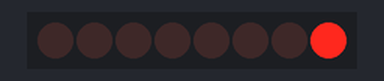
Recording of a sketch running on a simulated Arduino Uno, built with avr-gcc and run on an emulated ATmega328P. Shown: 8 shift-register outputs drawn as a row of LEDs (first output left, lit = HIGH). Wiring (inferred from the names in the program): shift register (74HC595): data pin 12; shift clock pin 9; latch pin 11. Wiring (inferred from the signals the program sends): row of LEDs: on Q0, Q1, Q2, Q3, Q4, Q5, Q6, Q7.

Above: at 0.05 s.
At 12.86 s:
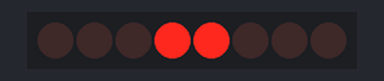
At 16.01 s:
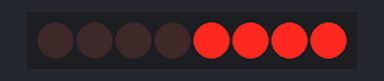
At 20.36 s:
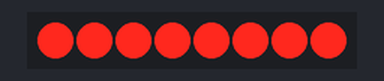
At 28.4 s:
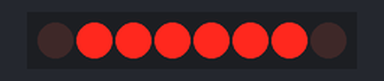
At 34.4 s:
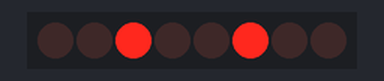
Timing chart, 0 to 40.0 s (numbered marks = the images above):
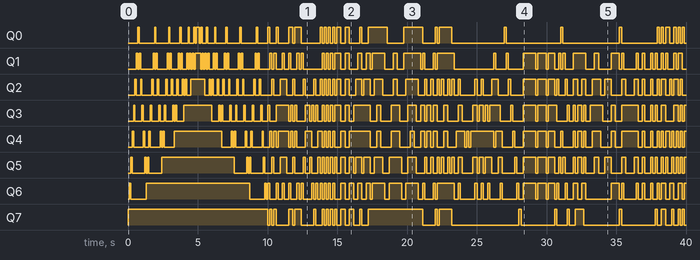

Measured:
- by itself, Q0: LOW → HIGH at 0.70 s, → LOW 0.10 s later, → HIGH 1.1 s later, → LOW 0.10 s later, … (74 changes in this stretch)
- by itself, Q1: LOW → HIGH at 0.60 s, → LOW 0.10 s later, → HIGH 0.10 s later, → LOW 0.10 s later, … (122 changes in this stretch)
- by itself, Q2: LOW → HIGH at 0.50 s, → LOW 0.10 s later, → HIGH 0.30 s later, → LOW 0.10 s later, … (128 changes in this stretch)
- by itself, Q3: LOW → HIGH at 0.40 s, → LOW 0.10 s later, → HIGH 0.50 s later, → LOW 0.10 s later, … (115 changes in this stretch)
- by itself, Q4: LOW → HIGH at 0.30 s, → LOW 0.10 s later, → HIGH 0.70 s later, → LOW 0.10 s later, … (107 changes in this stretch)
- by itself, Q5: LOW → HIGH at 0.20 s, → LOW 0.10 s later, → HIGH 0.90 s later, → LOW 0.10 s later, … (113 changes in this stretch)
- by itself, Q6: LOW → HIGH at 0.10 s, → LOW 0.10 s later, → HIGH 1.1 s later, → LOW 7.4 s later, … (95 changes in this stretch)
- by itself, Q7: LOW → HIGH at 0.00 s, → LOW 10.0 s later, → HIGH 0.15 s later, → LOW 0.15 s later, … (52 changes in this stretch)

The sketch:

Complex_led_pattern_by_gpt.ino
```cpp
int latchPin = 11;
int clockPin = 9;
int dataPin = 12;

void setup() {
  Serial.begin(9600);
  pinMode(latchPin, OUTPUT);
  pinMode(dataPin, OUTPUT);
  pinMode(clockPin, OUTPUT);
}

void loop() {
byte patterns[] = {
  0x01, 0x03, 0x05, 0x09,
  0x11, 0x21, 0x41, 0x81,
  0x41, 0x21, 0x11, 0x09,
  0x05, 0x03, 0x07, 0x0B,
  0x13, 0x23, 0x43, 0x83,
  0x43, 0x23, 0x13, 0x0B,
  0x07, 0x0F, 0x17, 0x27,
  0x47, 0x87, 0x47, 0x27,
  0x17, 0x0F, 0x1F, 0x2F,
  0x4F, 0x8F, 0x4F, 0x2F,
  0x1F, 0x3F, 0x5F, 0x9F,
  0x5F, 0x3F, 0x7F, 0xBF,
  0x7F, 0xFF,
  0x92, 0x49, 0x24, 0x49, 0x92, // Diamond
  0x18, 0x3C, 0x7E, 0x3C, 0x18, // Hourglass
  0xC3, 0x99, 0x24, 0x99, 0xC3, // X-shape
  0x81, 0x42, 0x24, 0x18, 0x18, // Arrow
  0x0C, 0x12, 0x21, 0x12, 0x0C, // Cross
  0xAA, 0x55, 0xAA, 0x55, 0xAA, 0x55, 0xAA, 0x55, // Checkerboard
  0xF0, 0xF0, 0x0F, 0x0F, 0xF0, 0xF0, 0x0F, 0x0F, // Diagonal split
  0x18, 0x3C, 0x7E, 0xFF, 0x18, 0x3C, 0x7E, 0xFF, // Gradual brightness
  0x81, 0xC3, 0xE7, 0xFF, 0xFF, 0xE7, 0xC3, 0x81, // Alternating brightness
  0x01, 0x07, 0x1F, 0x7F, 0x7F, 0x1F, 0x07, 0x01, // Expanding and contracting
  0xC1, 0xE3, 0xF7, 0xFF, 0xFF, 0xF7, 0xE3, 0xC1, // Alternating colors
  0x99, 0x5A, 0x24, 0x18, 0x18, 0x24, 0x5A, 0x99, // Custom pattern 1
  0x66, 0xC3, 0xE7, 0xDB, 0xDB, 0xE7, 0xC3, 0x66, // Custom pattern 2
  0x00, 0x08, 0x3E, 0x1C, 0x08, 0x00, 0x08, 0x00, // Arrow blinking
  0x08, 0x1C, 0x3E, 0x08, 0x1C, 0x3E, 0x08, 0x1C,  // Alternating arrows
  0x0E, 0x1C, 0x38, 0x70, 0x38, 0x1C, 0x0E, 0x00, // Triangle growing and shrinking
  0x80, 0x40, 0x20, 0x10, 0x08, 0x04, 0x02, 0x01, // Chase effect
  0x00, 0x7E, 0x7E, 0x7E, 0x7E, 0x7E, 0x7E, 0x00, // Middle bar
  0x7E, 0x7E, 0x7E, 0x7E, 0x00, 0x7E, 0x7E, 0x7E, // Cross expand and contract
  0x11, 0x22, 0x44, 0x88, 0x44, 0x22, 0x11, 0x00, // Diagonal waves
  0x00, 0x7E, 0x63, 0x5D, 0x5D, 0x63, 0x7E, 0x00, // Custom pattern 3
  0x00, 0x10, 0x38, 0x7C, 0x7C, 0x38, 0x10, 0x00, // Hourglass blinking
  0x24, 0x24, 0x24, 0x5A, 0x5A, 0x42, 0x42, 0x81, // Custom pattern 4
  0x7E, 0x3C, 0x18, 0x18, 0x18, 0x18, 0x3C, 0x7E, // Inverse triangle growing and shrinking
  0x00, 0x00, 0x7E, 0x00, 0x00, 0x00, 0x7E, 0x00,  // Vertical bar
  0x55, 0xAA, 0x00, 0xFF, 0x33, 0xCC, 0x88, 0x22, // Random pattern 1
  0x0F, 0xF0, 0x3C, 0xC3, 0x7E, 0x81, 0x1E, 0xE1, // Random pattern 2
  0x9A, 0x75, 0x56, 0x69, 0x34, 0x4B, 0xA8, 0xD7, // Random pattern 3
  0xC6, 0x12, 0xA5, 0x3F, 0x78, 0xE9, 0x5C, 0xAB, // Random pattern 4
  0x6D, 0x1A, 0x47, 0x8C, 0x3B, 0x9E, 0x54, 0xF1, // Random pattern 5
  0x2A, 0x57, 0x8C, 0x1F, 0x6B, 0xE4, 0x3D, 0x90, // Random pattern 6
  0x77, 0xAA, 0x88, 0x11, 0x44, 0x99, 0x22, 0xEE, // Random pattern 7
  0xB4, 0xD3, 0x6F, 0x1C, 0x87, 0xE2, 0x9A, 0x56, // Random pattern 8
  0x98, 0x35, 0x7A, 0xBD, 0x61, 0xEC, 0x4F, 0xA2, // Random pattern 9
  0xDB, 0x26, 0x5C, 0x91, 0x38, 0x74, 0xE9, 0x1A,  // Random pattern 10
  0x01, 0x02, 0x04, 0x08, 0x10, 0x20, 0x40, 0x80, // Pattern 1
  0x0F, 0x1E, 0x3C, 0x78, 0xF0, 0xE1, 0xC3, 0x87, // Pattern 2
  0x55, 0xAA, 0x55, 0xAA, 0x55, 0xAA, 0x55, 0xAA, // Pattern 3
  0x07, 0x0F, 0x1F, 0x3F, 0x7F, 0xFF, 0xFF, 0xFF, // Pattern 4
  0xC0, 0x30, 0x0C, 0x03, 0x0C, 0x30, 0xC0, 0x03, // Pattern 5
  0xFE, 0xFD, 0xFB, 0xF7, 0xEF, 0xDF, 0xBF, 0x7F, // Pattern 6
  0x10, 0x28, 0x44, 0x82, 0x82, 0x44, 0x28, 0x10, // Pattern 7
  0x3E, 0x5D, 0x7E, 0x7E, 0x7E, 0x5d, 0x3E, 0x00, // Pattern 8
  0x00, 0x08, 0x1C, 0x3E, 0x3E, 0x1C, 0x08, 0x00, // Pattern 9
  0x81, 0x42, 0x24, 0x18, 0x18, 0x24, 0x42, 0x81, // Pattern 10
  0x06, 0x0C, 0x18, 0x30, 0x18, 0x0C, 0x06, 0x00, // Pattern 11
  0xFF, 0x00, 0xFF, 0x00, 0xFF, 0x00, 0xFF, 0x00, // Pattern 12
  0x22, 0x55, 0xAA, 0x55, 0x22, 0x55, 0xAA, 0x55, // Pattern 13
  0x88, 0x44, 0x22, 0x11, 0x22, 0x44, 0x88, 0x00, // Pattern 14
  0x11, 0x22, 0x44, 0x88, 0x44, 0x22, 0x11, 0x00, // Pattern 15
  0x81, 0xC3, 0xE7, 0xFF, 0xFF, 0xE7, 0xC3, 0x81, // Pattern 16
  0x00, 0x7E, 0x63, 0x5D, 0x5D, 0x63, 0x7E, 0x00, // Pattern 17
  0x00, 0x10, 0x38, 0x7C, 0x7C, 0x38, 0x10, 0x00, // Pattern 18
  0x7E, 0x3C, 0x18, 0x18, 0x18, 0x18, 0x3C, 0x7E, // Pattern 19
  0x00, 0x00, 0x7E, 0x00, 0x00, 0x00, 0x7E, 0x00  // Pattern 20
  };

  // Loop through the first pattern going forwards
  for (int i = 0; i < 50; i++) {
    digitalWrite(latchPin, LOW);
    shiftOut(dataPin, clockPin, LSBFIRST, patterns[i]);
    digitalWrite(latchPin, HIGH);

    delay(100); // Adjust speed for better visibility
  }

  // Loop through the first pattern going backwards
  for (int i = 49; i >= 0; i--) {
    digitalWrite(latchPin, LOW);
    shiftOut(dataPin, clockPin, LSBFIRST, patterns[i]);
    digitalWrite(latchPin, HIGH);

    delay(100); // Adjust speed for better visibility
  }

  // Loop through the rest of the patterns
  for (int i = 50; i < sizeof(patterns); i++) {
    digitalWrite(latchPin, LOW);
    shiftOut(dataPin, clockPin, LSBFIRST, patterns[i]);
    digitalWrite(latchPin, HIGH);

    delay(150); // Adjust speed for better visibility
  }

  delay(1000); // Delay between complete cycles
}
```
